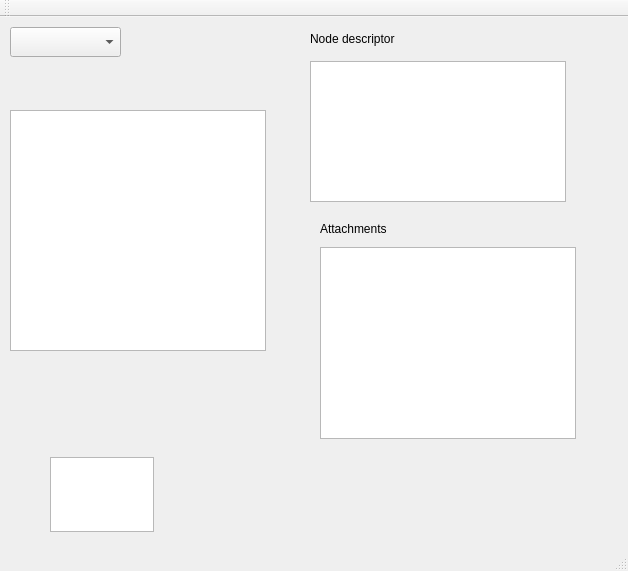
<?xml version="1.0" encoding="UTF-8"?>
<ui version="4.0">
 <class>MainWindow</class>
 <widget class="QMainWindow" name="MainWindow">
  <property name="geometry">
   <rect>
    <x>0</x>
    <y>0</y>
    <width>628</width>
    <height>571</height>
   </rect>
  </property>
  <property name="windowTitle">
   <string>MainWindow</string>
  </property>
  <property name="windowIcon">
   <iconset resource="pdb_res.qrc">
    <normaloff>:/images/images/chest.png</normaloff>:/images/images/chest.png</iconset>
  </property>
  <property name="documentMode">
   <bool>false</bool>
  </property>
  <widget class="QWidget" name="centralWidget">
   <widget class="MyTree" name="m_TreeOfNodes">
    <property name="geometry">
     <rect>
      <x>10</x>
      <y>93</y>
      <width>256</width>
      <height>241</height>
     </rect>
    </property>
    <property name="acceptDrops">
     <bool>true</bool>
    </property>
    <property name="autoFillBackground">
     <bool>true</bool>
    </property>
    <property name="dragEnabled">
     <bool>false</bool>
    </property>
    <property name="dragDropOverwriteMode">
     <bool>true</bool>
    </property>
    <property name="dragDropMode">
     <enum>QAbstractItemView::DragDrop</enum>
    </property>
    <property name="defaultDropAction">
     <enum>Qt::MoveAction</enum>
    </property>
    <property name="alternatingRowColors">
     <bool>true</bool>
    </property>
    <property name="columnCount">
     <number>1</number>
    </property>
    <attribute name="headerVisible">
     <bool>false</bool>
    </attribute>
    <column>
     <property name="text">
      <string notr="true">1</string>
     </property>
    </column>
   </widget>
   <widget class="QComboBox" name="m_DBNameList">
    <property name="geometry">
     <rect>
      <x>10</x>
      <y>10</y>
      <width>111</width>
      <height>30</height>
     </rect>
    </property>
    <property name="sizePolicy">
     <sizepolicy hsizetype="Preferred" vsizetype="Minimum">
      <horstretch>0</horstretch>
      <verstretch>0</verstretch>
     </sizepolicy>
    </property>
    <property name="minimumSize">
     <size>
      <width>100</width>
      <height>30</height>
     </size>
    </property>
    <property name="maximumSize">
     <size>
      <width>600</width>
      <height>30</height>
     </size>
    </property>
    <property name="editable">
     <bool>false</bool>
    </property>
    <property name="duplicatesEnabled">
     <bool>false</bool>
    </property>
   </widget>
   <widget class="MyEditor" name="m_textEditor">
    <property name="geometry">
     <rect>
      <x>310</x>
      <y>44</y>
      <width>256</width>
      <height>141</height>
     </rect>
    </property>
    <property name="sizePolicy">
     <sizepolicy hsizetype="Expanding" vsizetype="Expanding">
      <horstretch>0</horstretch>
      <verstretch>0</verstretch>
     </sizepolicy>
    </property>
    <property name="minimumSize">
     <size>
      <width>0</width>
      <height>120</height>
     </size>
    </property>
    <property name="acceptDrops">
     <bool>false</bool>
    </property>
   </widget>
   <widget class="QLabel" name="m_EditorLabel">
    <property name="geometry">
     <rect>
      <x>310</x>
      <y>10</y>
      <width>251</width>
      <height>24</height>
     </rect>
    </property>
    <property name="sizePolicy">
     <sizepolicy hsizetype="Preferred" vsizetype="Minimum">
      <horstretch>0</horstretch>
      <verstretch>0</verstretch>
     </sizepolicy>
    </property>
    <property name="minimumSize">
     <size>
      <width>0</width>
      <height>24</height>
     </size>
    </property>
    <property name="text">
     <string>Node descriptor</string>
    </property>
   </widget>
   <widget class="QLabel" name="m_AttachmentLabel">
    <property name="geometry">
     <rect>
      <x>320</x>
      <y>200</y>
      <width>251</width>
      <height>24</height>
     </rect>
    </property>
    <property name="sizePolicy">
     <sizepolicy hsizetype="Preferred" vsizetype="Minimum">
      <horstretch>0</horstretch>
      <verstretch>0</verstretch>
     </sizepolicy>
    </property>
    <property name="minimumSize">
     <size>
      <width>0</width>
      <height>24</height>
     </size>
    </property>
    <property name="maximumSize">
     <size>
      <width>16777215</width>
      <height>24</height>
     </size>
    </property>
    <property name="text">
     <string>Attachments</string>
    </property>
   </widget>
   <widget class="MyTable" name="m_Service_Tab">
    <property name="geometry">
     <rect>
      <x>320</x>
      <y>230</y>
      <width>256</width>
      <height>192</height>
     </rect>
    </property>
    <property name="minimumSize">
     <size>
      <width>0</width>
      <height>120</height>
     </size>
    </property>
    <property name="dragEnabled">
     <bool>true</bool>
    </property>
    <property name="dragDropOverwriteMode">
     <bool>false</bool>
    </property>
    <property name="dragDropMode">
     <enum>QAbstractItemView::DragOnly</enum>
    </property>
    <property name="defaultDropAction">
     <enum>Qt::MoveAction</enum>
    </property>
    <property name="alternatingRowColors">
     <bool>true</bool>
    </property>
   </widget>
   <widget class="QTextEdit" name="textDiagnostic">
    <property name="geometry">
     <rect>
      <x>50</x>
      <y>440</y>
      <width>104</width>
      <height>75</height>
     </rect>
    </property>
   </widget>
  </widget>
  <widget class="QToolBar" name="mainToolBar">
   <property name="windowTitle">
    <string/>
   </property>
   <property name="autoFillBackground">
    <bool>true</bool>
   </property>
   <property name="styleSheet">
    <string notr="true"/>
   </property>
   <property name="movable">
    <bool>true</bool>
   </property>
   <attribute name="toolBarArea">
    <enum>TopToolBarArea</enum>
   </attribute>
   <attribute name="toolBarBreak">
    <bool>false</bool>
   </attribute>
  </widget>
  <widget class="QStatusBar" name="statusBar"/>
  <action name="actionConnect_to_DB">
   <property name="text">
    <string>Connect</string>
   </property>
  </action>
  <action name="actionCreate_new">
   <property name="text">
    <string>Create new</string>
   </property>
  </action>
  <action name="actionCreate_new_2">
   <property name="text">
    <string>Create new...</string>
   </property>
  </action>
 </widget>
 <layoutdefault spacing="6" margin="11"/>
 <customwidgets>
  <customwidget>
   <class>MyTree</class>
   <extends>QTreeWidget</extends>
   <header>mytree.h</header>
  </customwidget>
  <customwidget>
   <class>MyTable</class>
   <extends>QTableWidget</extends>
   <header>mytable.h</header>
  </customwidget>
  <customwidget>
   <class>MyEditor</class>
   <extends>QTextEdit</extends>
   <header>myeditor.h</header>
  </customwidget>
 </customwidgets>
 <resources>
  <include location="pdb_res.qrc"/>
 </resources>
 <connections/>
</ui>
